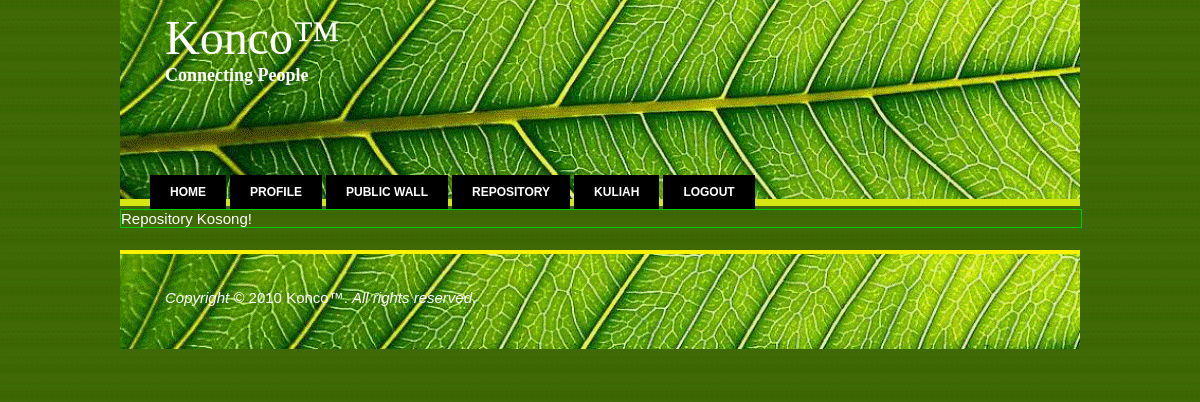
The app's page /repository.php?userid=8 (signed in), older data.
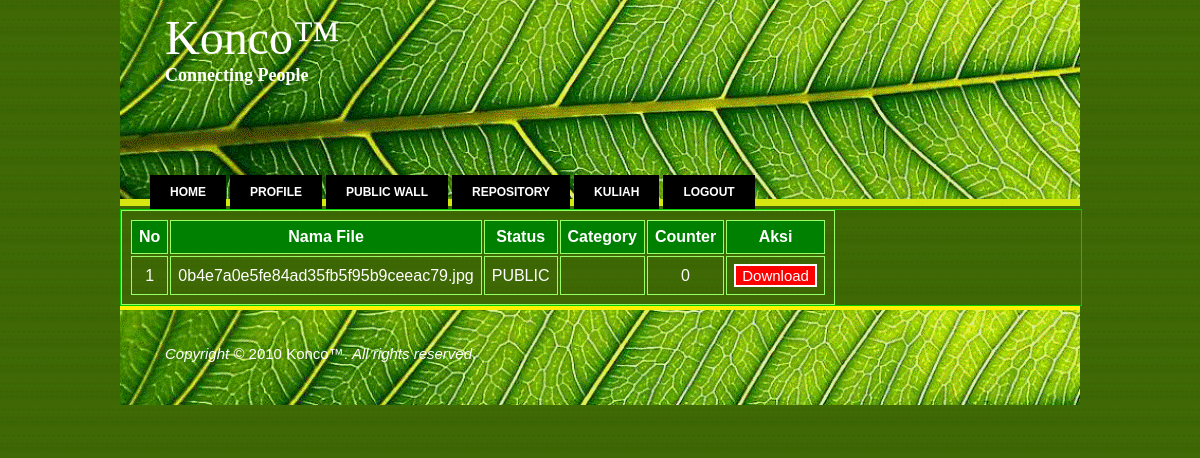
The same page, newer data.
### tables this page shows
CREATE TABLE IF NOT EXISTS `userrepository` (
  `repositoryid` int(11) NOT NULL AUTO_INCREMENT,
  `userid` int(11) NOT NULL,
  `uploadtimestamp` datetime NOT NULL,
  `status` enum('PUBLIC','FOLLOWER','PRIVATE') NOT NULL,
  `filename` varchar(256) NOT NULL,
  `filenamehash` varchar(256) NOT NULL,
  `filesize` int(11) NOT NULL,
  `counter` int(11) NOT NULL,
  `category` varchar(256) NOT NULL,
  PRIMARY KEY (`repositoryid`)
);

### includes/config.php (called while the page is built)
<?php
$cfg['Database']['host'] = '127.0.0.1';
$cfg['Database']['user'] = 'root';
$cfg['Database']['pass'] = 'rootpekoktenan';
$cfg['Database']['tableprefix'] = '';
$cfg['Session']['prefix'] = 'PROGIN_';
$cfg['secret'] = 'salt';
?>

### includes/session.php (called while the page is built, shortened)
<?php
require_once("config.php");
function sessionGet($svar) {
	if(isset($_SESSION[$cfg['Session']['prefix'].$svar])) {
		return $_SESSION[$cfg['Session']['prefix'].$svar];
	} else {
		return false;
	}
}
?>

### includes/repository.php (the view, shortened to what this page needs)
<?php
require_once("session.php");
function ShowRepository($repo_userid) {
    if(sessionGet("activeUserID")== $repo_userid) {
		$tampil="SELECT * FROM userrepository WHERE userid='$repo_userid' ORDER BY category";
    }elseif(isFollower(sessionGet("activeUserID"),$repo_userid)) {
		$tampil="SELECT * FROM userrepository WHERE userid='$repo_userid' AND status='PUBLIC' OR userid='$repo_userid' AND status='FOLLOWER' ORDER BY category";
    }
    else {
		$tampil="SELECT * FROM userrepository WHERE userid='$repo_userid' AND status='PUBLIC' ORDER BY category";
    }
    $hasil = mysql_query($tampil);
    if(mysql_num_rows($hasil) > 0) {
		echo "<div id='repolist'>
				<table><tr><th>No</th><th>Nama File</th><th>Status</th><th>Category</th><th>Counter</th><th>Aksi</th></tr>";
        $no =1;
        while($data = mysql_fetch_array($hasil)) {
            echo "<form method=\"POST\" action=\"repositoryhandler.php\">";
            echo "<input type=hidden name=repositoryid value=$data[repositoryid]>
		<input type=hidden name=filenamehash value=$data[filenamehash]>
		<tr><td class='no'>$no</td>
                    <td>$data[filename]</td>";
					if(sessionGet("activeUserID")== $repo_userid) {
				$public='';
				$follower='';
				$private='';
				if($data[status]=='PUBLIC')
				{
					$public='SELECTED';
				}elseif($data[status]=='FOLLOWER')
				{
					$follower='SELECTED';
				}elseif($data[status]=='PRIVATE')
				{
					$private='SELECTED';
				}
				echo "<td>			<select name=\"statusupdate\" value=$data[status]>
						<option value=\"PUBLIC\" $public >PUBLIC</option>
						<option value=\"FOLLOWER\" $follower >FOLLOWER</option>
						<option value=\"PRIVATE\" $private >PRIVATE</option>
						</select></td>
						<td><input name=\"categoryupdate\" type=\"textbox\" value=$data[category]></td>";
			}else{
                    echo "<td>$data[status]</td>
					<td>$data[category]</td>";}
					echo "<td class='count'>$data[counter]</td><td>";
            echo "<input class='repobutton' type=submit value=Download name='downloadfileuser'>
                 </td>
		 </tr></form>";
            $no++;
        };
        echo "</table></div>";
    }
    else {
        echo "<div id='repolist'>Repository Kosong!<div>";
    }
}
function isFollower($user_id,$target_userid) {
    $result = mysql_query("SELECT * FROM userfollowing WHERE userid='$user_id' AND targetuserid='$target_userid'");
    if(mysql_num_rows($result)>0) {
        return true;
    }
    else {
        return false;
    }
}
?>

Row changes from the older to the newer data that the page shows:
added userrepository: filename "0b4e7a0e5fe84ad35fb5f95b9ceeac79.jpg", status "PUBLIC", counter "0"
Text that changed along with them:
text no longer shown: "Repository Kosong!"
text now shown: "No Nama File Status Category Counter Aksi"
